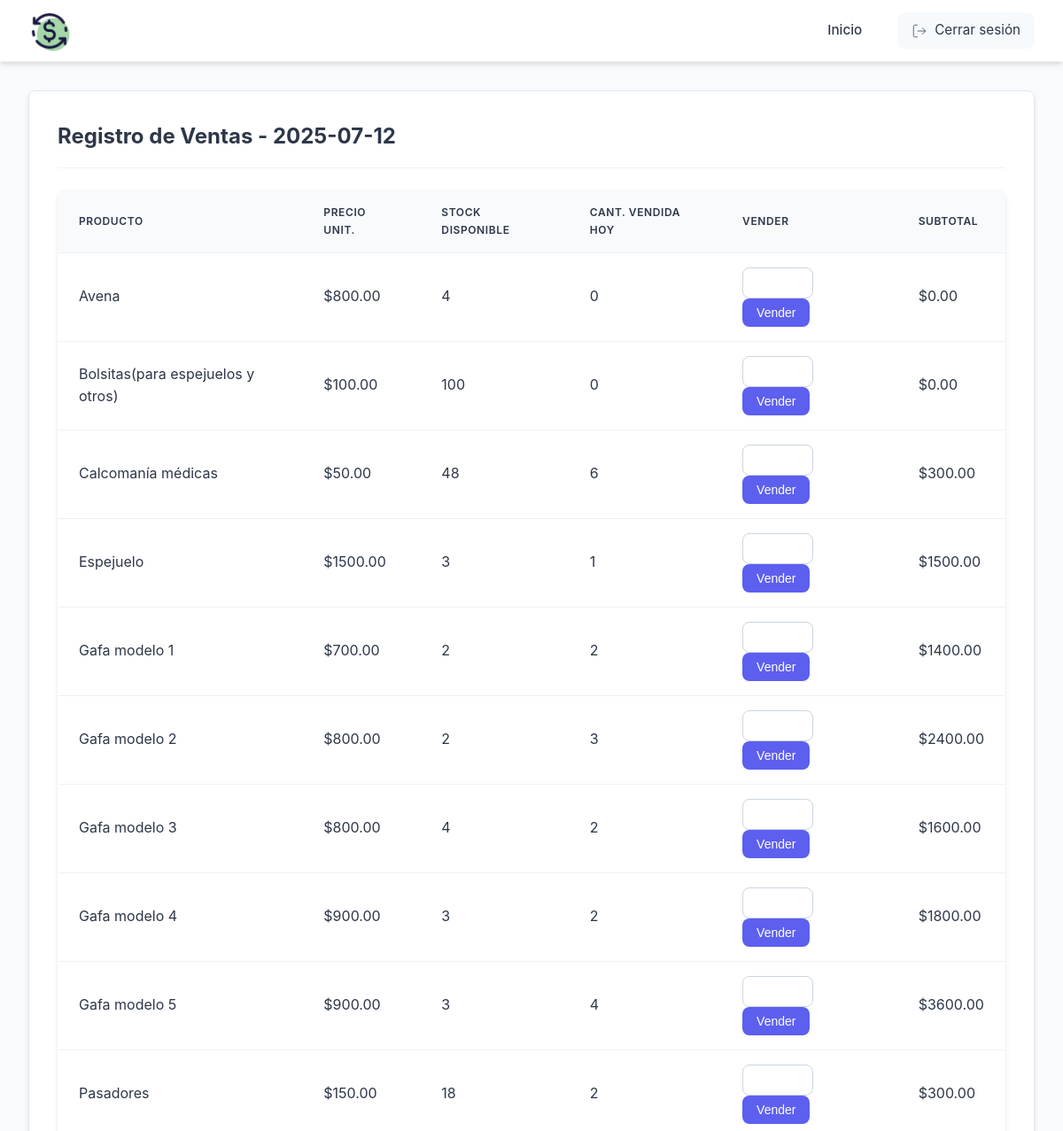
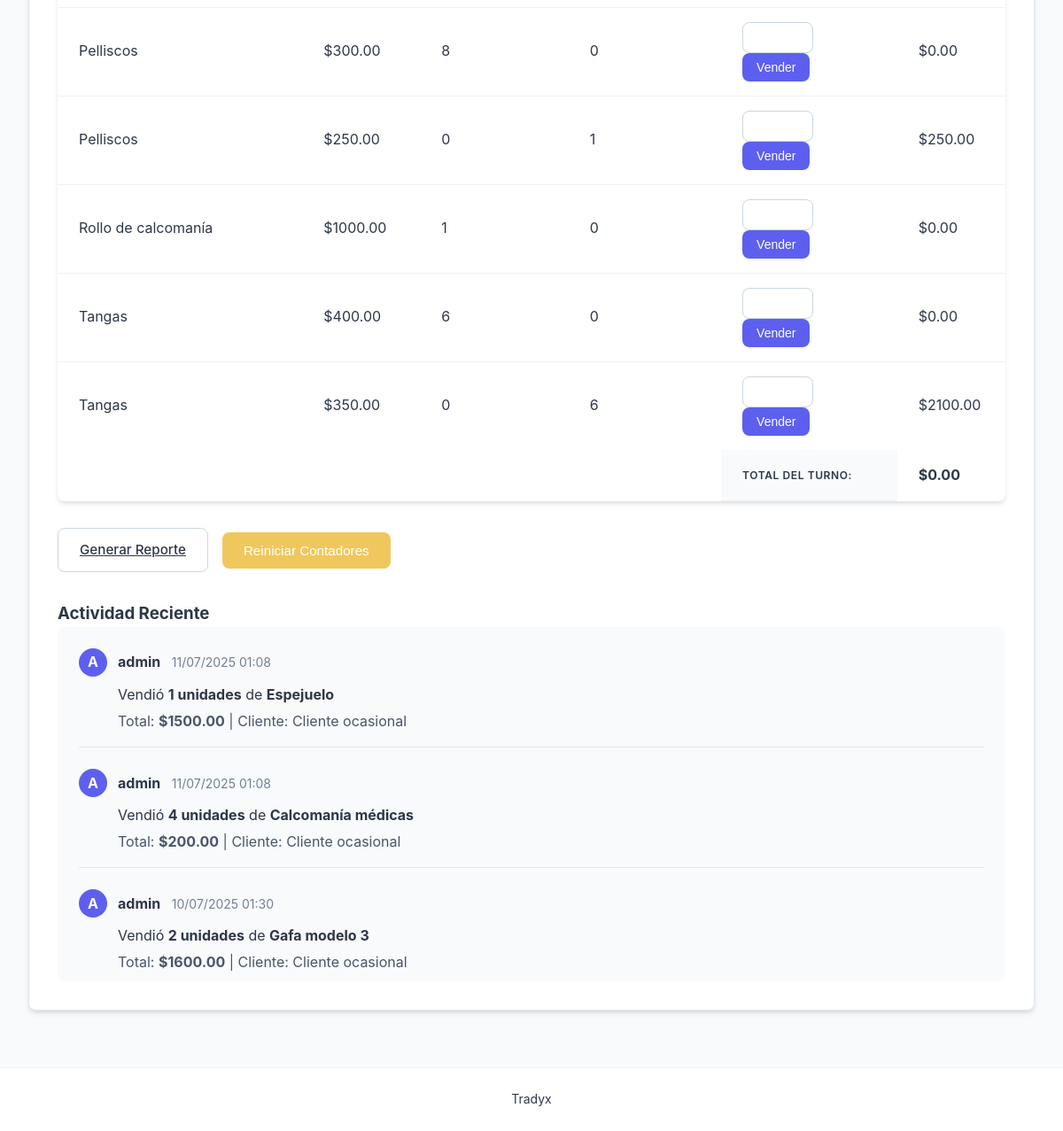
Before: /sales (signed in) with the older database file (2 pictures, top to bottom).
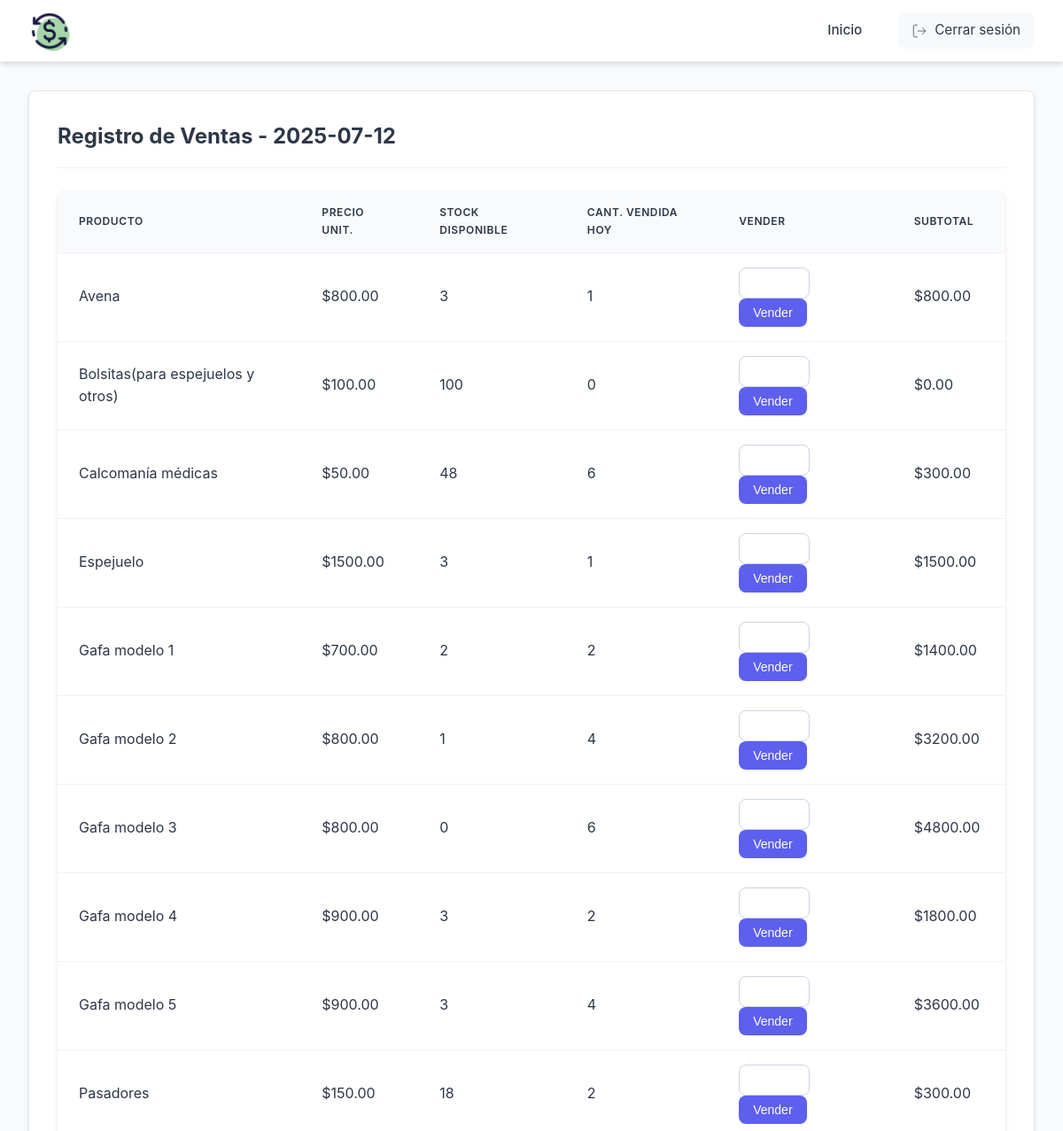
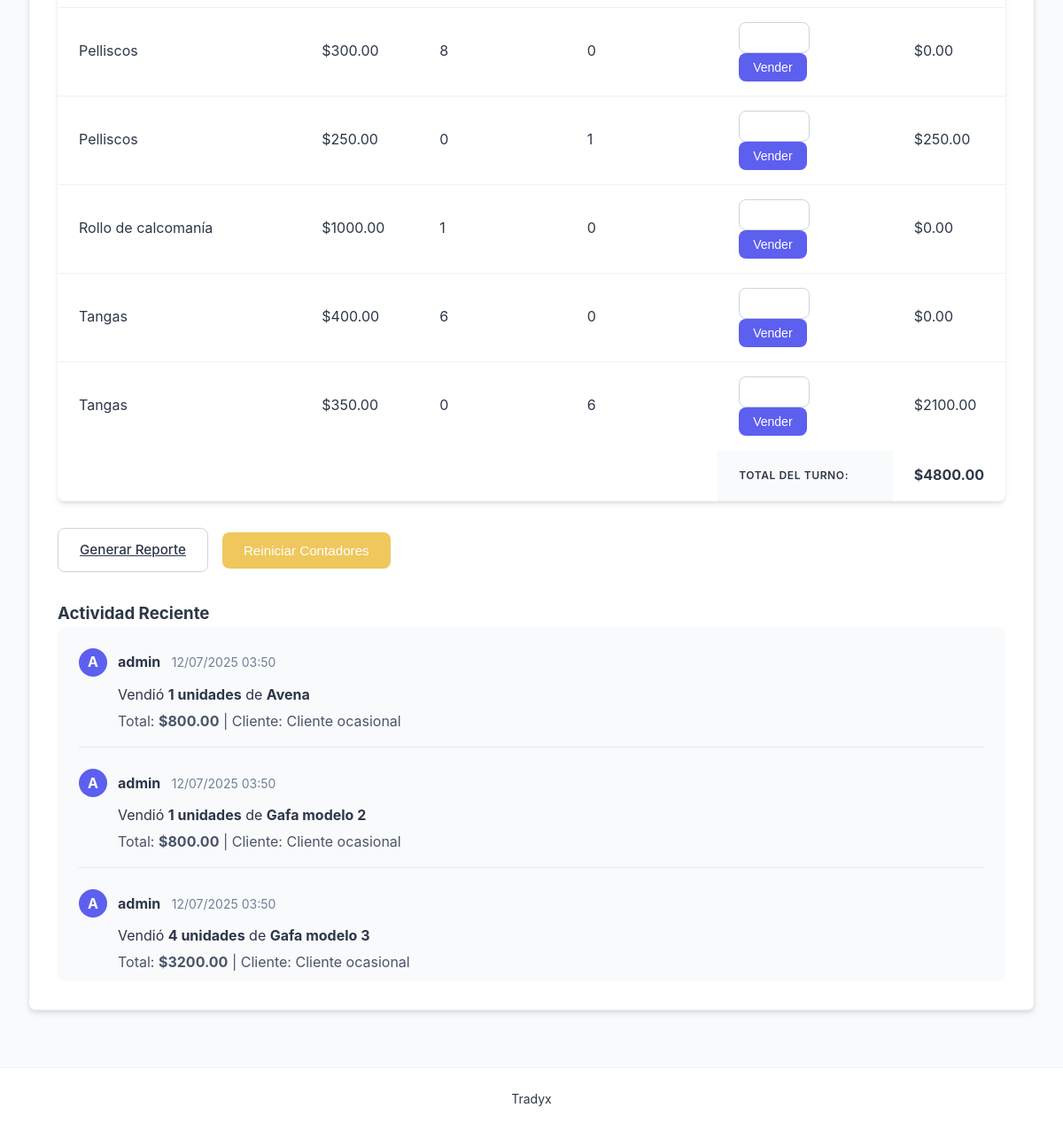
After: the same page with the newer database file (2 pictures, top to bottom).
### models.py (models this page shows, shortened)
class Product(db.Model):
    __tablename__ = 'product'
    id = db.Column(db.Integer, primary_key=True)
    name = db.Column(db.String(100), nullable=False)
    quantity = db.Column(db.Integer, nullable=False)
    price = db.Column(db.Float, nullable=False)
    daily_sales = db.Column(db.Integer, default=0)

class Sale(db.Model):
    __tablename__ = 'sale'
    id = db.Column(db.Integer, primary_key=True)
    customer = db.Column(db.String(100), nullable=False)
    total = db.Column(db.Float, nullable=False)
    date = db.Column(db.DateTime, nullable=False, default=datetime.utcnow)  # Considera usar DateTime
    user_id = db.Column(db.Integer, db.ForeignKey('user.id'), nullable=False)
    product_id = db.Column(db.Integer, db.ForeignKey('product.id'), nullable=False)
    quantity = db.Column(db.Integer, nullable=False)
    user = db.relationship('User', backref=db.backref('user_sales', lazy=True))
    product = db.relationship('Product', backref=db.backref('product_sales', lazy=True))

class User(db.Model):
    __tablename__ = 'user'  # Nombre explícito de tabla
    id = db.Column(db.Integer, primary_key=True)
    username = db.Column(db.String(80), unique=True, nullable=False)
    password = db.Column(db.String(120), nullable=False)
    role = db.Column(db.String(20), nullable=False)

### app.py (the view, shortened to what this page needs)
@app.route('/sales', methods=['GET', 'POST'])
@login_required
def sales():
    products = Product.query.order_by(Product.name).all()
    chatter_activities = db.session.query(
        Sale, User, Product
    ).join(
        User, User.id == Sale.user_id
    ).join(
        Product, Product.id == Sale.product_id
    ).order_by(
        Sale.date.desc()
    ).limit(50).all()
    today_total = db.session.query(db.func.sum(Sale.total)).filter(
        db.func.date(Sale.date) == datetime.utcnow().date()
    ).scalar() or 0
    return render_template('sales.html',
                         products=products,
                         chatter_activities=chatter_activities,
                         current_date=datetime.utcnow().date(),
                         today_total=today_total)

### app.py (called while the page is built)
def login_required(f):
    @wraps(f)
    def decorated_function(*args, **kwargs):
        if 'user_id' not in session:
            flash('Por favor inicie sesión primero', 'danger')
            return redirect(url_for('login'))
        return f(*args, **kwargs)
    return decorated_function

### templates/sales.html (shortened to what this page needs)
{% extends "base.html" %}
{% block content %}
<div class="module-container">
    <h2>Registro de Ventas - {{ current_date }}</h2>
    <table class="data-table">
        <thead>
            <tr>
                <th>Producto</th>
                <th>Precio Unit.</th>
                <th>Stock Disponible</th>
                <th>Cant. Vendida Hoy</th>
                <th>Vender</th>
                <th>Subtotal</th>
            </tr>
        </thead>
        <tbody>
            {% for product in products %}
            <tr>
                <form action="{{ url_for('sales') }}" method="post">
                    <td>{{ product.name }}</td>
                    <td>${{ "%.2f"|format(product.price) }}</td>
                    <td>{{ product.quantity }}</td>
                    <td>{{ product.daily_sales }}</td>
                    <td>
                        <input type="number" name="quantity" min="1" max="{{ product.quantity }}" required class="quantity-input">
                        <button type="submit" class="btn btn-primary btn-small">Vender</button>
                    </td>
                    <td>${{ "%.2f"|format(product.price * product.daily_sales) }}</td>
                </form>
            </tr>
            {% endfor %}
        </tbody>
        <tfoot>
            <tr>
                <td colspan="4"></td>
                <th>Total del Turno:</th>
                <td><strong>${{ "%.2f"|format(today_total) }}</strong></td>
            </tr>
        </tfoot>
    </table>
    <div class="actions" style="margin-top: 30px;">
        <a href="{{ url_for('print_daily_report') }}" class="btn btn-secondary" target="_blank">
            Generar Reporte
        </a>
        <button type="button" onclick="confirmReset()" class="btn btn-warning">
            Reiniciar Contadores
        </button>
    </div>
    <div class="mt-4">
        <h3>Actividad Reciente</h3>
        <div class="chatter-container" style="background: #f8fafc; border-radius: 8px; padding: 1.5rem; max-height: 400px; overflow-y: auto;">
            {% for sale, user, product in chatter_activities %}
            <div class="chatter-message" style="margin-bottom: 1.5rem; padding-bottom: 1rem; border-bottom: 1px solid #e2e8f0;">
                <div style="display: flex; align-items: center; margin-bottom: 0.5rem;">
                    <div style="width: 32px; height: 32px; background-color: #5D5FEF; color: white; border-radius: 50%; display: flex; align-items: center; justify-content: center; margin-right: 0.75rem; font-weight: bold;">
                        {{ user.username[0]|upper }}
                    </div>
                    <div>
                        <strong>{{ user.username }}</strong>
                        <span style="color: #718096; font-size: 0.875rem; margin-left: 0.5rem;">
                            {{ sale.date.strftime('%d/%m/%Y %H:%M') }}
                        </span>
                    </div>
                </div>
                <div style="padding-left: 2.75rem;">
                    <p style="margin-bottom: 0.25rem;">
                        Vendió <strong>{{ sale.quantity }} unidades</strong> de <strong>{{ product.name }}</strong>
                    </p>
                    <p style="color: #4a5568;">
                        Total: <strong>${{ "%.2f"|format(sale.total) }}</strong> | Cliente: {{ sale.customer }}
                    </p>
                </div>
            </div>
            {% else %}
            <div style="text-align: center; color: #718096; padding: 2rem;">
                No hay actividad registrada
            </div>
            {% endfor %}
        </div>
    </div>
</div>
{% endblock %}

### templates/base.html (shortened to what this page needs)
<!DOCTYPE html>
<html lang="es">
<head>
    <link rel="stylesheet" href="{{ url_for('static', filename='css/style.css') }}">
</head>
<body>
    <header class="header-max">
        <div class="nav-extreme">
            <h1 class="logo-edge">
                <img src="{{ url_for('static', filename='images/icons8-circulacion-de-dinero-100.png') }}"
                     alt="Logo"
                     style="height: 48px; vertical-align: middle; margin-right: 12px;">
            </h1>
            <nav class="nav-edge">
                <a href="{{ url_for('dashboard') }}" class="nav-item">Inicio</a>
                {% if 'user_id' in session %}
                <div class="user-edge">
                    <a href="{{ url_for('logout') }}" class="logout-edge">
                        <svg width="20" height="20" viewBox="0 0 24 24" fill="none" stroke="currentColor">
                            <path d="M9 21H5a2 2 0 0 1-2-2V5a2 2 0 0 1 2-2h4"></path>
                            <polyline points="16 17 21 12 16 7"></polyline>
                            <line x1="21" y1="12" x2="9" y2="12"></line>
                        </svg>
                        Cerrar sesión
                    </a>
                </div>
                {% endif %}
            </nav>
        </div>
    </header>
    <main>
        {% block content %}{% endblock %}
    </main>
    <footer>
        <p>Tradyx</p>
    </footer>
</body>
</html>

### static/css/style.css (style rules this page uses)
:root { --primary-color: #5D5FEF; --primary-hover: #4B4DDB; --secondary-color: #6B6DEE; --accent-color: #8A8EF0; --danger-color: #EF5D5D; --success-color: #5DEF8A; --warning-color: #EFC75D; --info-color: #5DADEF; --dark-color: #2D3748; --light-color: #F7FAFC; --gray-color: #A0AEC0; --border-radius: 8px; --box-shadow: 0 4px 6px -1px rgba(0, 0, 0, 0.1), 0 2px 4px -1px rgba(0, 0, 0, 0.06); --transition: all 0.3s cubic-bezier(0.4, 0, 0.2, 1); --sidebar-width: 240px; --header-height: 70px; }
*, *::before, *::after { box-sizing: border-box; margin: 0; padding: 0; }
html { height: 100%; scroll-behavior: smooth; }
body { font-family: 'Inter', -apple-system, BlinkMacSystemFont, sans-serif; line-height: 1.6; background-color: #F8FAFC; color: var(--dark-color); min-height: 100vh; display: flex; flex-direction: column; -webkit-font-smoothing: antialiased; -moz-osx-font-smoothing: grayscale; }
.header-max { background: white; color: var(--dark-color); height: var(--header-height); box-shadow: var(--box-shadow); position: sticky; top: 0; z-index: 1000; display: flex; align-items: center; padding: 0 2rem; border-bottom: 1px solid #EDF2F7; }
.nav-extreme { display: flex; justify-content: space-between; align-items: center; width: 100%; max-width: 100%; }
.logo-edge { display: flex; align-items: center; font-size: 1.5rem; font-weight: 700; color: var(--dark-color); text-decoration: none; gap: 0.75rem; }
.logo-edge img { height: 32px; width: auto; }
.nav-edge { display: flex; align-items: center; gap: 1.5rem; }
.nav-item { color: var(--dark-color); text-decoration: none; font-weight: 500; padding: 0.5rem 1rem; border-radius: var(--border-radius); transition: var(--transition); font-size: 0.95rem; }
.logout-edge { display: flex; align-items: center; gap: 0.5rem; color: var(--dark-color); text-decoration: none; padding: 0.5rem 1rem; border-radius: var(--border-radius); transition: var(--transition); font-size: 0.95rem; background-color: var(--light-color); }
.logout-edge svg { width: 18px; height: 18px; }
main { flex: 1; padding: 2rem; max-width: 1400px; margin: 0 auto; width: 100%; }
.module-container { background: white; border-radius: var(--border-radius); padding: 2rem; box-shadow: var(--box-shadow); margin-bottom: 2rem; border: 1px solid #E2E8F0; }
.module-container h2 { color: var(--dark-color); margin-bottom: 1.5rem; padding-bottom: 1rem; border-bottom: 1px solid #EDF2F7; font-size: 1.5rem; font-weight: 700; }
.actions { margin-bottom: 2rem; display: flex; flex-wrap: wrap; gap: 1rem; align-items: center; }
.btn { padding: 0.75rem 1.5rem; border: none; border-radius: var(--border-radius); cursor: pointer; font-size: 0.95rem; font-weight: 500; transition: var(--transition); display: inline-flex; align-items: center; justify-content: center; gap: 0.5rem; }
.btn-primary { background-color: var(--primary-color); color: white; }
.btn-secondary { background-color: white; color: var(--dark-color); border: 1px solid #CBD5E0; }
.btn-small { padding: 0.5rem 1rem; font-size: 0.875rem; }
.btn-warning { background-color: var(--warning-color); color: white; }
.data-table { width: 100%; border-collapse: collapse; margin-top: 1.5rem; background: white; border-radius: var(--border-radius); overflow: hidden; box-shadow: var(--box-shadow); }
.data-table th, .data-table td { padding: 1rem 1.5rem; text-align: left; border-bottom: 1px solid #EDF2F7; }
.data-table th { background-color: #F8FAFC; font-weight: 600; color: var(--dark-color); text-transform: uppercase; font-size: 0.75rem; letter-spacing: 0.05em; }
.data-table tr:last-child td { border-bottom: none; }
input, select, textarea { width: 100%; padding: 0.75rem 1rem; border: 1px solid #CBD5E0; border-radius: var(--border-radius); font-size: 0.95rem; transition: var(--transition); background-color: white; }
footer { background-color: white; color: var(--dark-color); text-align: center; padding: 1.5rem; margin-top: auto; font-size: 0.875rem; border-top: 1px solid #EDF2F7; }
.quantity-input { width: 80px; padding: 0.5rem; border: 1px solid #CBD5E0; border-radius: var(--border-radius); text-align: center; font-size: 0.95rem; }

Changed rows visible on the page:
no longer on this page (row unchanged): Sale: username "A", username "admin", date "11/07/2025 01:08", quantity "1", name "Espejuelo", total "1500.00", customer "Cliente ocasional"
no longer on this page (row unchanged): Sale: username "A", username "admin", date "11/07/2025 01:08", quantity "4", name "Calcomanía médicas", total "200.00", customer "Cliente ocasional"
no longer on this page (row unchanged): Sale: username "A", username "admin", date "10/07/2025 01:30", quantity "2", name "Gafa modelo 3", total "1600.00", customer "Cliente ocasional"
changed Product "Avena": quantity "4" → "3"; daily_sales "0" → "1"; product.price*product.daily_sales "0.00" → "800.00"
changed Product "Gafa modelo 2": quantity "2" → "1"; daily_sales "3" → "4"; product.price*product.daily_sales "2400.00" → "3200.00"
changed Product "Gafa modelo 3": quantity "4" → "0"; daily_sales "2" → "6"; product.price*product.daily_sales "1600.00" → "4800.00"
added Sale: username "A", username "admin", date "12/07/2025 03:50", quantity "1", name "Avena", total "800.00", customer "Cliente ocasional"
added Sale: username "A", username "admin", date "12/07/2025 03:50", quantity "1", name "Gafa modelo 2", total "800.00", customer "Cliente ocasional"
added Sale: username "A", username "admin", date "12/07/2025 03:50", quantity "4", name "Gafa modelo 3", total "3200.00", customer "Cliente ocasional"
Other visible differences:
{{ "%.2f"|format(today_total) }}: "0.00" → "4800.00"
